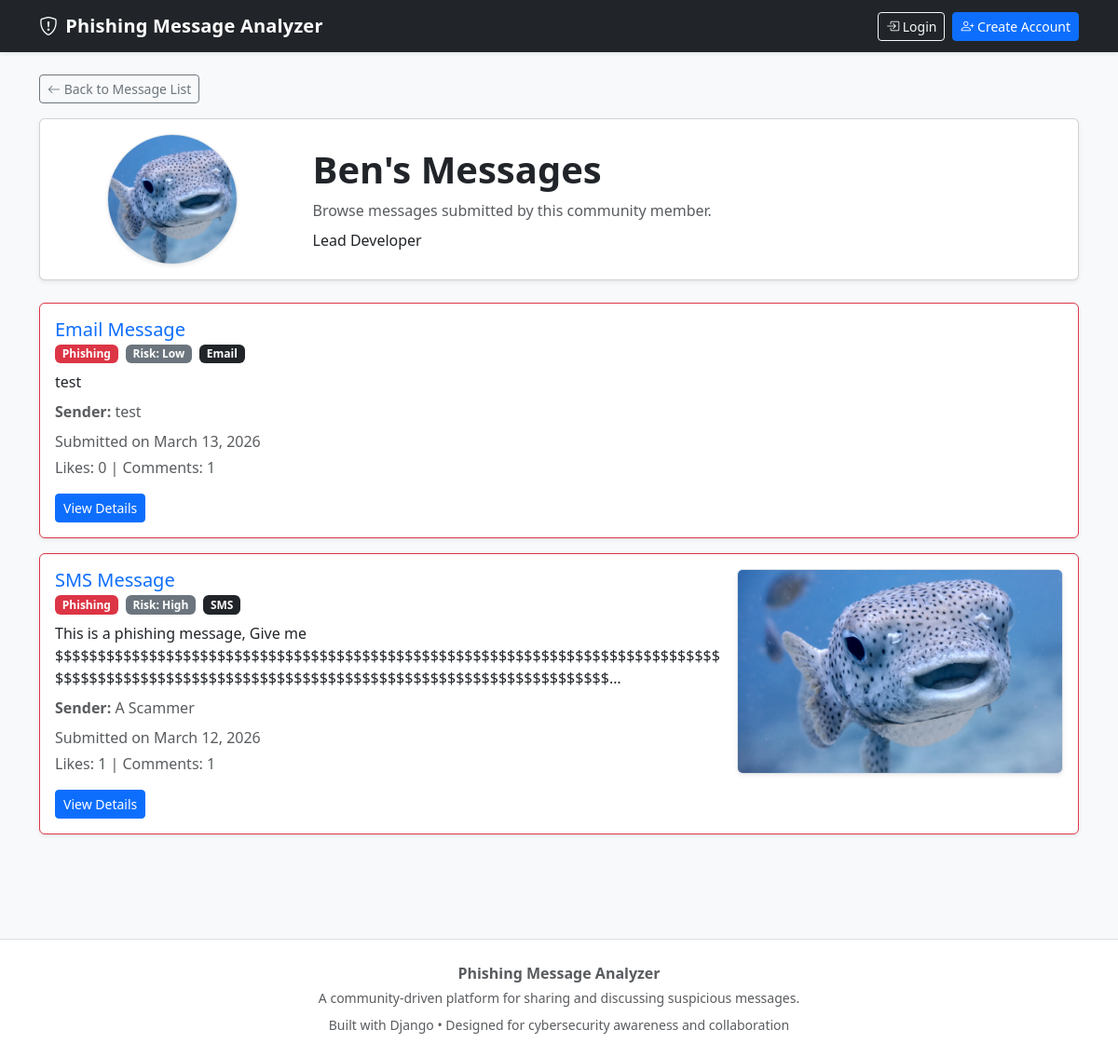
The app's page /user/Ben/, older data.
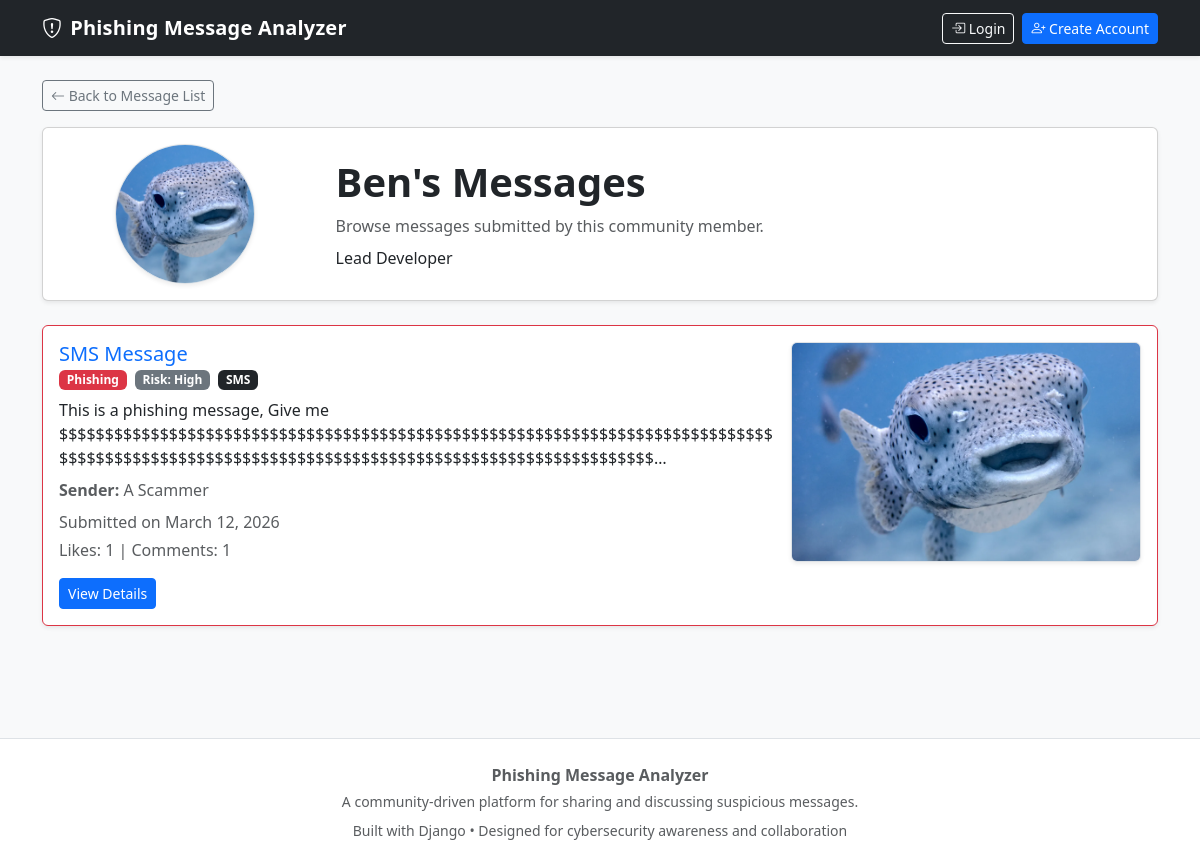
The same page, newer data.
### analyzer/models.py (models this page shows, shortened)
class UserProfile(models.Model):
    user = models.OneToOneField(User, on_delete=models.CASCADE)
    bio = models.TextField(blank=True)
    profile_image = models.ImageField(upload_to='profile_images/', blank=True, null=True)
    moderation_status = models.CharField(
        max_length=20,
        choices=ModerationStatus.choices,
        default=ModerationStatus.APPROVED,
    )
    moderation_reason = models.TextField(blank=True)
    moderation_score = models.FloatField(default=0.0)
    requires_human_review = models.BooleanField(default=False)

class Message(models.Model):
    MESSAGE_TYPES = [
        ('Email', 'Email'),
        ('SMS', 'SMS'),
    ]
    CLASSIFICATIONS = [
        ('Phishing', 'Phishing'),
        ('Legitimate', 'Legitimate'),
        ('Unsure', 'Unsure'),
    ]
    SUSPECTED_RISK_LEVELS = [
        ('Low', 'Low'),
        ('Medium', 'Medium'),
        ('High', 'High'),
    ]
    user = models.ForeignKey(User, on_delete=models.CASCADE, null=True, blank=True)
    message_content = models.TextField()
    message_type = models.CharField(max_length=10, choices=MESSAGE_TYPES)
    sender = models.CharField(max_length=255, blank=True)
    additional_details = models.TextField(blank=True)
    screenshot = models.ImageField(upload_to='message_screenshots/', blank=True, null=True)
    classification = models.CharField(max_length=20, choices=CLASSIFICATIONS)
    suspected_risk = models.CharField(max_length=10, choices=SUSPECTED_RISK_LEVELS)
    submission_date = models.DateTimeField(auto_now_add=True)
    likes = models.ManyToManyField(User, related_name='liked_messages', blank=True)
    is_approved = models.BooleanField(default=True)
    is_flagged = models.BooleanField(default=False)
    is_removed = models.BooleanField(default=False)
    moderation_status = models.CharField(
        max_length=20,
        choices=ModerationStatus.choices,
        default=ModerationStatus.APPROVED,
    )
    moderation_reason = models.TextField(blank=True)
    moderation_score = models.FloatField(default=0.0)
    requires_human_review = models.BooleanField(default=False)
    image_moderation_status = models.CharField(
        max_length=20,
        choices=ModerationStatus.choices,
        default=ModerationStatus.APPROVED,
    )
    image_moderation_reason = models.TextField(blank=True)
    pii_scan_status = models.CharField(
        max_length=20,
        choices=ModerationStatus.choices,
        default=ModerationStatus.APPROVED,
    )
    pii_detected = models.BooleanField(default=False)
    pii_review_required = models.BooleanField(default=False)
    pii_notes = models.TextField(blank=True)

### analyzer/views.py (the view)
# urls.py: path('user/<str:username>/', views.user_messages, name='user_messages'),
def user_messages(request, username):
    user = get_object_or_404(User, username=username)
    profile, created = UserProfile.objects.get_or_create(user=user)
    user_posts = Message.objects.filter(
        user=user,
        is_removed=False,
        moderation_status=ModerationStatus.APPROVED
    ).order_by('-submission_date')
    context = {
        'profile_user': user,
        'profile': profile,
        'user_posts': user_posts
    }
    return render(request, 'analyzer/user_messages.html', context)

### analyzer/templates/analyzer/user_messages.html (shortened to what this page needs)
{% extends "analyzer/base.html" %}
{% block content %}
<div class="d-flex justify-content-between align-items-center flex-wrap gap-2 mb-3">
    <a href="{% url 'message_list' %}" class="btn btn-outline-secondary btn-sm">
        <i class="bi bi-arrow-left"></i> Back to Message List
    </a>
</div>
<div class="card shadow-sm mb-4">
    <div class="card-body">
        <div class="row g-4 align-items-center">
            <div class="col-md-3 text-center">
                {% if profile.profile_image %}
                    <img src="{{ profile.profile_image.url }}" alt="Profile image"
                         class="img-fluid rounded-circle border shadow-sm"
                         style="width: 140px; height: 140px; object-fit: cover;">
                {% else %}
                    <div class="rounded-circle border bg-light d-inline-flex align-items-center justify-content-center shadow-sm"
                         style="width: 140px; height: 140px;">
                        <i class="bi bi-person fs-1 text-muted"></i>
                    </div>
                {% endif %}
            </div>
            <div class="col-md-9">
                <h1 class="fw-bold mb-2">{{ profile_user.username }}'s Messages</h1>
                <p class="text-muted mb-2">Browse messages submitted by this community member.</p>
                <p class="mb-0">
                    {% if profile.bio %}
                        {{ profile.bio }}
                    {% else %}
                        <span class="text-muted">This user has not added a bio yet.</span>
                    {% endif %}
                </p>
            </div>
        </div>
    </div>
</div>
{% for message in user_posts %}
    <div class="card shadow-sm mb-3 message-card
    {% if message.classification == 'Phishing' %}border-danger
    {% elif message.classification == 'Legitimate' %}border-success
    {% else %}border-warning
    {% endif %}">
        <div class="card-body">
            <div class="row g-3 align-items-start">
                <div class="{% if message.screenshot %}col-md-8{% else %}col-12{% endif %}">
                    <h5 class="card-title mb-1">
                        <a href="{% url 'message_detail' message.id %}" class="text-decoration-none">
                            {{ message.message_type }} Message
                        </a>
                    </h5>
                    <div class="mb-2 d-flex flex-wrap gap-2">
                        {% if message.classification == "Phishing" %}
                            <span class="badge bg-danger">Phishing</span>
                        {% elif message.classification == "Legitimate" %}
                            <span class="badge bg-success">Legitimate</span>
                        {% else %}
                            <span class="badge bg-warning text-dark">Unsure</span>
                        {% endif %}
                        <span class="badge bg-secondary">Risk: {{ message.suspected_risk }}</span>
                        <span class="badge bg-dark">{{ message.message_type }}</span>
                    </div>
                    <p class="card-text mb-2">
                        {{ message.message_content|truncatechars:180 }}
                    </p>
                    {% if message.sender %}
                        <p class="text-muted mb-2">
                            <strong>Sender:</strong> {{ message.sender }}
                        </p>
                    {% endif %}
                    <p class="text-muted mb-1">
                        Submitted on {{ message.submission_date|date:"F j, Y" }}
                    </p>
                    <p class="text-muted mb-3">
                        Likes: {{ message.likes.count }} | Comments: {{ message.comments.count }}
                    </p>
                    <div class="d-flex gap-2 flex-wrap">
                        <a href="{% url 'message_detail' message.id %}" class="btn btn-primary btn-sm">
                            View Details
                        </a>
                    </div>
                </div>
                {% if message.screenshot %}
                <div class="col-md-4 text-center">
                    <a href="{% url 'message_detail' message.id %}">
                        <img src="{{ message.screenshot.url }}"
                            alt="Message screenshot"
                            class="img-fluid rounded border shadow-sm"
                            style="max-height:220px;width:100%;object-fit:cover;">
                    </a>
                </div>
                {% endif %}
            </div>
        </div>
    </div>
{% empty %}
    <div class="alert alert-secondary shadow-sm">
        This user has not submitted any messages yet.
    </div>
{% endfor %}
{% endblock %}

### analyzer/templates/analyzer/base.html (shortened to what this page needs)
<!DOCTYPE html>
<html lang="en">
<head>
    <link href="https://cdn.jsdelivr.net/npm/bootstrap@5.3.3/dist/css/bootstrap.min.css" rel="stylesheet">
    <link rel="stylesheet" href="https://cdn.jsdelivr.net/npm/bootstrap-icons@1.11.3/font/bootstrap-icons.css">
</head>
<body>
<nav class="navbar navbar-expand-lg navbar-dark bg-dark shadow-sm mb-4">
    <div class="container">
        <a class="navbar-brand fw-bold" href="{% url 'message_list' %}">
            <i class="bi bi-shield-exclamation me-2"></i>Phishing Message Analyzer
        </a>
        <div class="collapse navbar-collapse" id="mainNavbar">
            <div class="ms-auto d-flex flex-column flex-lg-row align-items-lg-center gap-2 mt-3 mt-lg-0">
                {% if user.is_authenticated %}
                    <span class="text-white small me-lg-2">
                        Logged in as <strong>{{ user.username }}</strong>
                    </span>
                    <a href="{% url 'submit_message' %}" class="btn btn-outline-light btn-sm">
                        <i class="bi bi-plus-circle"></i> Submit Message
                    </a>
                    <a href="{% url 'profile' %}" class="btn btn-outline-light btn-sm">
                        <i class="bi bi-person"></i> My Profile
                    </a>
                    <form action="{% url 'account_logout' %}" method="post" class="d-inline">
                        {% csrf_token %}
                        <button type="submit" class="btn btn-warning btn-sm">
                            <i class="bi bi-box-arrow-right"></i> Logout
                        </button>
                    </form>
                {% else %}
                    <a href="{% url 'account_login' %}" class="btn btn-outline-light btn-sm">
                        <i class="bi bi-box-arrow-in-right"></i> Login
                    </a>
                    <a href="{% url 'account_signup' %}" class="btn btn-primary btn-sm">
                        <i class="bi bi-person-plus"></i> Create Account
                    </a>
                {% endif %}
            </div>
        </div>
    </div>
</nav>
<div class="container pb-5">
    {% block content %}{% endblock %}
</div>
<footer class="site-footer mt-5 py-4">
    <div class="container text-center text-muted">
        <p class="mb-1 fw-semibold">Phishing Message Analyzer</p>
        <p class="small mb-2">
            A community-driven platform for sharing and discussing suspicious messages.
        </p>
        <p class="small mb-0">
            Built with Django • Designed for cybersecurity awareness and collaboration
        </p>
    </div>
</footer>
</body>
</html>

### analyzer/templates/analyzer/base.html (style rules this page uses)
body { background-color: #f8f9fa; }
.navbar-brand { letter-spacing: 0.2px; }
.message-card { transition: all 0.15s ease-in-out; }
.site-footer { border-top: 1px solid #dee2e6; background-color: #ffffff; }

Row changes from the older to the newer data that the page shows:
removed Message: message_type "Email", classification "Phishing", suspected_risk "Low", message_content "test", sender "test", submission_date "March 13, 2026", likes.count "0", comments.count "1"
